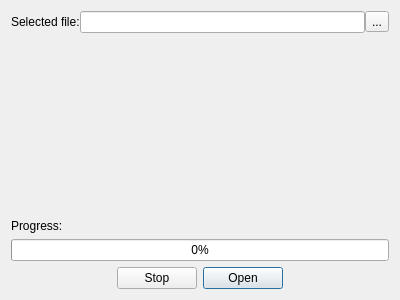
<?xml version="1.0" encoding="UTF-8"?>
<ui version="4.0">
 <class>OpenDialog</class>
 <widget class="QDialog" name="OpenDialog">
  <property name="geometry">
   <rect>
    <x>0</x>
    <y>0</y>
    <width>400</width>
    <height>300</height>
   </rect>
  </property>
  <property name="windowTitle">
   <string>Open file </string>
  </property>
  <layout class="QVBoxLayout" name="verticalLayout">
   <item>
    <layout class="QHBoxLayout" name="horizontalLayout_5">
     <property name="spacing">
      <number>0</number>
     </property>
     <item>
      <widget class="QLabel" name="label_2">
       <property name="text">
        <string>Selected file:</string>
       </property>
      </widget>
     </item>
     <item>
      <widget class="QLineEdit" name="fileLbl">
       <property name="focusPolicy">
        <enum>Qt::NoFocus</enum>
       </property>
       <property name="readOnly">
        <bool>true</bool>
       </property>
      </widget>
     </item>
     <item>
      <widget class="QToolButton" name="fileBtn">
       <property name="text">
        <string>...</string>
       </property>
      </widget>
     </item>
    </layout>
   </item>
   <item>
    <spacer name="verticalSpacer">
     <property name="orientation">
      <enum>Qt::Vertical</enum>
     </property>
     <property name="sizeHint" stdset="0">
      <size>
       <width>20</width>
       <height>40</height>
      </size>
     </property>
    </spacer>
   </item>
   <item>
    <layout class="QHBoxLayout" name="horizontalLayout_3">
     <item>
      <widget class="QLabel" name="label_3">
       <property name="text">
        <string>Progress:</string>
       </property>
      </widget>
     </item>
     <item>
      <widget class="QLabel" name="pgMsg">
       <property name="sizePolicy">
        <sizepolicy hsizetype="MinimumExpanding" vsizetype="Preferred">
         <horstretch>0</horstretch>
         <verstretch>0</verstretch>
        </sizepolicy>
       </property>
       <property name="text">
        <string/>
       </property>
      </widget>
     </item>
    </layout>
   </item>
   <item>
    <widget class="QProgressBar" name="progressBar">
     <property name="value">
      <number>0</number>
     </property>
    </widget>
   </item>
   <item>
    <layout class="QHBoxLayout" name="horizontalLayout_4">
     <item>
      <spacer name="horizontalSpacer">
       <property name="orientation">
        <enum>Qt::Horizontal</enum>
       </property>
       <property name="sizeHint" stdset="0">
        <size>
         <width>40</width>
         <height>20</height>
        </size>
       </property>
      </spacer>
     </item>
     <item>
      <widget class="QPushButton" name="stopBtn">
       <property name="text">
        <string>Stop</string>
       </property>
      </widget>
     </item>
     <item>
      <widget class="QPushButton" name="openBtn">
       <property name="text">
        <string>Open</string>
       </property>
       <property name="default">
        <bool>true</bool>
       </property>
      </widget>
     </item>
     <item>
      <spacer name="horizontalSpacer_2">
       <property name="orientation">
        <enum>Qt::Horizontal</enum>
       </property>
       <property name="sizeHint" stdset="0">
        <size>
         <width>40</width>
         <height>20</height>
        </size>
       </property>
      </spacer>
     </item>
    </layout>
   </item>
  </layout>
 </widget>
 <resources/>
 <connections/>
</ui>
